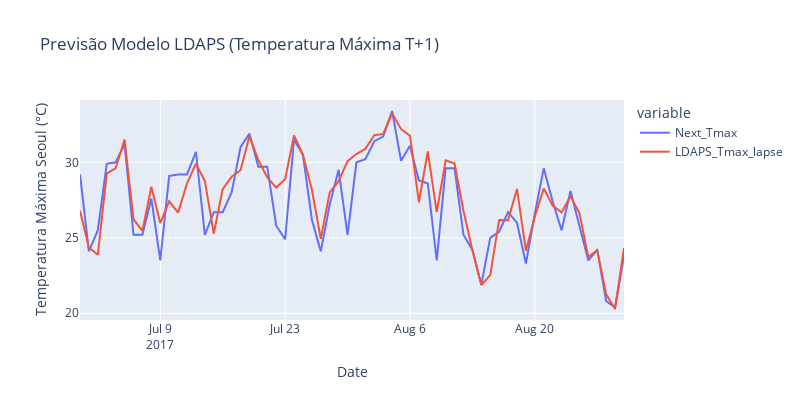

The cell this chart's notebook holds for it:
### Code cell
fig = px.line(db[(db['Year'] == 2017) & (db['station'] == 1)][['Date','LDAPS_Tmax_lapse', 'Next_Tmax']], x='Date', y=['Next_Tmax', 'LDAPS_Tmax_lapse'], labels={
              'value': "Temperatura Máxima Seoul (°C)"}, title='Previsão Modelo LDAPS (Temperatura Máxima T+1)', width=800, height=400)
fig.show()
